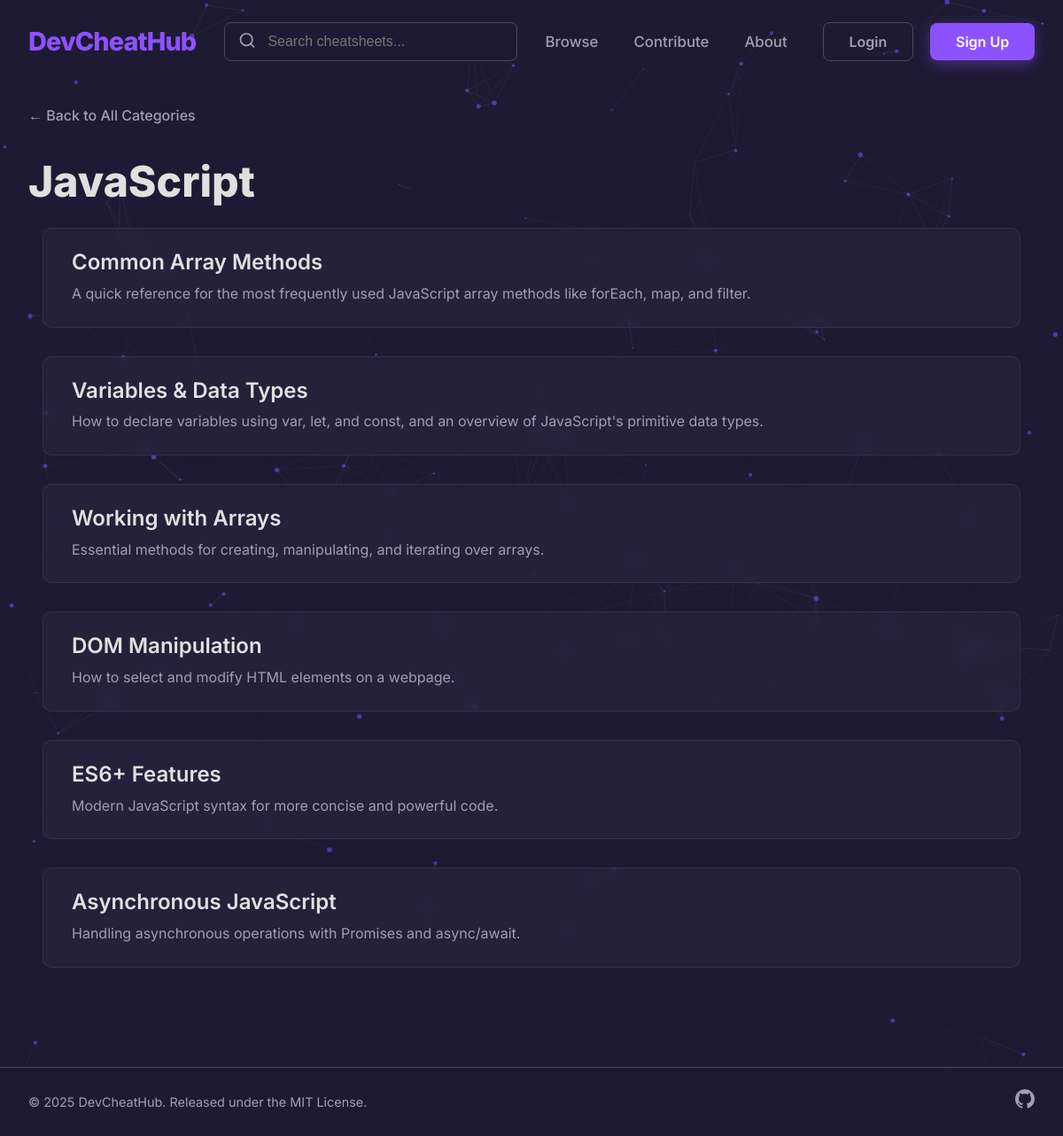
Screenshot of /category/javascript/ with the database file from the repository.
### core/models.py (models this page shows, shortened)
class CheatSheet(models.Model):
    STATUS_CHOICES = [
        ('PENDING', 'Pending Review'),
        ('APPROVED', 'Approved'),
        ('REJECTED', 'Rejected'),
    ]
    author = models.ForeignKey(User, on_delete=models.CASCADE)
    category = models.ForeignKey(Category, related_name="cheatsheets", on_delete=models.CASCADE)
    title = models.CharField(max_length=200)
    description = models.TextField(help_text="A brief description of the cheatsheet.")
    status = models.CharField(max_length=10, choices=STATUS_CHOICES, default='PENDING')
    slug = models.SlugField(max_length=200, unique=True, blank=True)
    created_at = models.DateTimeField(auto_now_add=True)
    updated_at = models.DateTimeField(auto_now=True)

### core/views.py (the view)
# urls.py: path('category/<slug:category_slug>/', views.category_detail, name='category_detail'),
def category_detail(request, category_slug):
    category = get_object_or_404(Category, slug=category_slug)
    if category.subcategories.exists():
        context = {
            'category': category,
            'subcategories': category.subcategories.all()
        }
        return render(request, 'core/subcategory_list.html', context)
    else:
        cheatsheet_list = CheatSheet.objects.filter(category=category, status='APPROVED')
        paginator = Paginator(cheatsheet_list, 10) # Show 10 cheatsheets per page
        page_number = request.GET.get('page')
        page_obj = paginator.get_page(page_number)
        context = {
            'category': category,
            'page_obj': page_obj, # Pass the Page object to the template
        }
        return render(request, 'core/cheatsheet_list.html', context)

### templates/core/cheatsheet_list.html (shortened to what this page needs)
{% extends "base.html" %}
{% load static %}
{% block content %}
<div class="container">
    {% if category.parent %}
        <a href="{% url 'category_detail' category.parent.slug %}" class="breadcrumb">&larr; Back to {{ category.parent.name }} Topics</a>
    {% else %}
        <a href="{% url 'category_list' %}" class="breadcrumb">&larr; Back to All Categories</a>
    {% endif %}
    <h1 class="page-title">{{ category.name }}</h1>
    <div class="list-container">
        {% for sheet in page_obj  %}
        <a href="{% url 'cheatsheet_detail' sheet.slug %}" class="list-item-link">
            <div class="list-item">
                <h2 class="list-item-title">{{ sheet.title }}</h2>
                <p class="list-item-description">{{ sheet.description }}</p>
            </div>
        </a>
        {% empty %}
        <p>There are no cheatsheets in this category yet.</p>
        {% endfor %}
    </div>
</div>
{% endblock %}

### templates/base.html (shortened to what this page needs)
{% load static %}
<!DOCTYPE html>
<html lang="en">
<head>
    <link rel="stylesheet" href="{% static 'css/styles.css' %}">
    <link rel="stylesheet" href="https://cdnjs.cloudflare.com/ajax/libs/codemirror/5.65.2/codemirror.min.css">
    <link rel="stylesheet" href="https://cdnjs.cloudflare.com/ajax/libs/codemirror/5.65.2/theme/dracula.min.css">
    <link rel="stylesheet" href="//cdnjs.cloudflare.com/ajax/libs/highlight.js/11.7.0/styles/atom-one-dark.min.css">
</head>
<body class="{% block body_class %}{% endblock %}">
    <div id="particles-js"></div>
    {% block header %}
        <header class="main-header">
            <nav class="header-nav container">
                <a href="{% url 'category_list' %}" class="logo">DevCheatHub</a>
                <div class="nav-search">
                    <form method="get" action="{% url 'search_results' %}">
                        <input type="search" name="q" placeholder="Search cheatsheets...">
                        <button type="submit" aria-label="Search">
                            <svg width="20" height="20" viewBox="0 0 24 24" fill="none" stroke="currentColor" stroke-width="2" stroke-linecap="round" stroke-linejoin="round"><circle cx="11" cy="11" r="8"></circle><line x1="21" y1="21" x2="16.65" y2="16.65"></line></svg>
                        </button>
                    </form>
                </div>
                <div class="nav-menu">
                    <div class="nav-center">
                        <a href="{% url 'category_list' %}">Browse</a>
                        <a href="{% url 'contribute' %}">Contribute</a>
                        <a href="{% url 'about' %}">About</a>
                    </div>
                    <div class="nav-auth">
                        {% if user.is_authenticated %}
                            <a href="{% url 'profile' %}" class="welcome-text">Hello, {{ user.username }}</a>
                            <form action="{% url 'logout' %}" method="post" style="display: inline;">
                                {% csrf_token %}
                                <button type="submit" class="btn btn-secondary">Logout</button>
                            </form>
                        {% else %}
                            <a href="{% url 'login' %}" class="btn btn-secondary">Login</a>
                            <a href="{% url 'register' %}" class="btn btn-primary">Sign Up</a>
                        {% endif %}
                    </div>
                </div>
            </nav>
        </header>
    {% endblock header %}
    <main id="page-content">
        {% block content %}
        {% endblock %}
    </main>
    <footer class="site-footer">
        <div class="container footer-content-simple">
            <p class="footer-copyright">&copy; {% now "Y" %} DevCheatHub. Released under the MIT License.</p>
            <div class="footer-socials">
                <a href="https://github.com/sasidharakurathi/devcheathub" target="_blank" aria-label="GitHub">
                </a>
            </div>
        </div>
    </footer>
</body>
</html>

### static/css/styles.css (style rules this page uses)
:root { --primary-bg: #1E1A33; --secondary-bg: #2C2842; --accent-color: #8C52FF; --text-primary: #E0E0E0; --text-secondary: #A0A0B0; --card-bg: #2C2842; --border-color: #4C4862; --code-bg: #211D34; --gradient-start: #8C52FF; --gradient-end: #00C2FF; --btn-hover-border: #00C2FF; }
body { background-color: var(--primary-bg); color: var(--text-primary); font-family: 'Inter', sans-serif, -apple-system, BlinkMacSystemFont, "Segoe UI", Roboto, Helvetica, Arial, "Apple Color Emoji", "Segoe UI Emoji", "Segoe UI Symbol"; margin: 0; font-size: 16px; line-height: 1.6; -webkit-font-smoothing: antialiased; -moz-osx-font-smoothing: grayscale; pointer-events: none; user-select: none; -webkit-user-select: none; }
h1, h2, h3, h4, h5, h6 { color: var(--text-primary); line-height: 1.2; margin-top: 0; }
p { color: var(--text-secondary); }
.container { max-width: 1200px; margin: 0 auto; padding: 1.5rem 2rem; }
#page-content { transition: opacity 0.3s ease-out, transform 0.3s ease-out; }
#particles-js, .main-header, .btn, a, button, input, textarea, .card, .snippet-container, .CodeMirror { pointer-events: auto; }
.code-block pre code, .output-block pre code, input, textarea { user-select: text; -webkit-user-select: text; }
.main-header { position: relative; z-index: 100; }
.header-nav { display: flex; align-items: center; justify-content: space-between; }
.logo { font-size: 1.8rem; font-weight: 800; color: var(--accent-color); text-decoration: none; letter-spacing: -0.03em; }
.nav-menu { display: flex; align-items: center; gap: 2.5rem; }
.nav-center { display: flex; gap: 2.5rem; }
.nav-center a { color: var(--text-secondary); text-decoration: none; font-weight: 500; font-size: 1.05rem; transition: color 0.2s ease; }
.nav-auth { display: flex; align-items: center; gap: 1.2rem; }
.btn { padding: 0.8rem 1.8rem; border-radius: 8px; font-weight: 600; text-decoration: none; font-size: 1rem; cursor: pointer; display: inline-flex; align-items: center; justify-content: center; line-height: 1; }
.btn-primary { background: var(--accent-color); color: #FFFFFF; border: none; box-shadow: 0 4px 15px rgba(140, 82, 255, 0.4); transition: transform 0.3s ease, box-shadow 0.3s ease; }
.btn-secondary { background-color: transparent; color: var(--text-secondary); border: 1px solid var(--border-color); transition: all 0.3s ease; }
.list-item { background-color: rgba(44, 40, 66, 0.5); -webkit-backdrop-filter: blur(8px); backdrop-filter: blur(8px); padding: 1.5rem 2rem; margin-bottom: 1rem; border-radius: 10px; border: 1px solid rgba(76, 72, 98, 0.4); transition: transform 0.2s ease, border-color 0.2s ease, box-shadow 0.2s ease; }
.list-item-title { margin: 0 0 0.5rem 0; color: var(--text-primary); font-size: 1.5rem; font-weight: 600; }
.list-item-description { margin: 0; color: var(--text-secondary); font-size: 1rem; }
.page-title { font-size: 3rem; font-weight: 800; color: var(--text-primary); margin-bottom: 1rem; border-bottom: none; }
.breadcrumb { color: var(--text-secondary); text-decoration: none; display: inline-flex; align-items: center; margin-bottom: 2rem; font-weight: 500; }
#particles-js { position: fixed; width: 100%; height: 100%; top: 0; left: 0; z-index: -1; }
.list-item-link { text-decoration: none; display: block; padding: 0.5rem 1rem; }
.list-item-title { color: var(--text-primary); }
.list-item-description { color: var(--text-secondary); }
.nav-search { flex-grow: 1; max-width: 400px; margin: 0 2rem; }
.nav-search form { position: relative; display: flex; align-items: center; }
.nav-search input { width: 100%; padding: 0.75rem 1rem; padding-left: 3rem; background-color: var(--primary-bg); border: 1px solid var(--border-color); border-radius: 8px; color: var(--text-primary); font-size: 1rem; transition: all 0.2s ease; }
.nav-search button { position: absolute; left: 1rem; top: 50%; transform: translateY(-50%); background: none; border: none; padding: 0; cursor: pointer; color: var(--text-secondary); }
.list-item-link { text-decoration: none; color: var(--text-primary); }
.site-footer { background-color: var(--primary-bg); border-top: 1px solid var(--border-color); margin-top: 4rem; }
.footer-content-simple { display: flex; justify-content: space-between; align-items: center; }
.footer-copyright { margin: 0; color: var(--text-secondary); font-size: 0.9rem; }
.footer-socials { display: flex; gap: 1.5rem; }
.footer-socials a { color: var(--text-secondary); transition: color 0.2s ease; }

### rows the page displays
CheatSheet: title "Common Array Methods", description "A quick reference for the most frequently used JavaScript array methods like forEach, map, and filter."
CheatSheet: title "Variables & Data Types", description "How to declare variables using var, let, and const, and an overview of JavaScript's primitive data types."
CheatSheet: title "Working with Arrays", description "Essential methods for creating, manipulating, and iterating over arrays."
CheatSheet: title "DOM Manipulation", description "How to select and modify HTML elements on a webpage."
CheatSheet: title "ES6+ Features", description "Modern JavaScript syntax for more concise and powerful code."
CheatSheet: title "Asynchronous JavaScript", description "Handling asynchronous operations with Promises and async/await."
